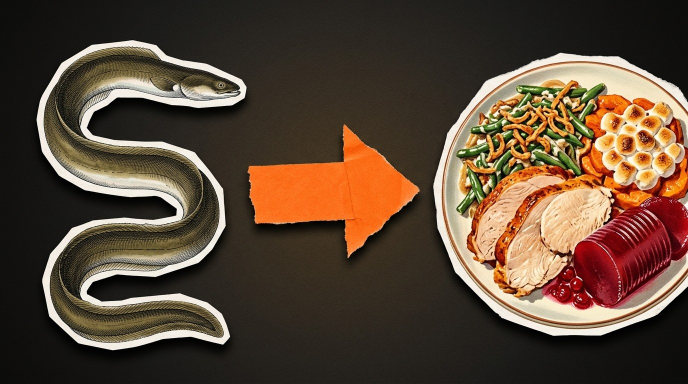
#> input picture projects/Thanksgiving/thumbnail/flow_eel_plate.jpg, 1376 x 768 px (shown at 1/2 size)
$ python make_thumb.py
#> lines starting #> are read from the running program, lines starting #| are printed output that depends on the picture; after the words box and inside, x2 and y2 are one past the last pixel; in counts of white or black regions, pixels touching at a corner belong together
"""Split-colour thumbnail: the Flow eel->plate image cut out (mask.png) over teal (left) and coral (right) desks."""
import cv2,numpy as np
im=cv2.imread('flow_eel_plate.jpg').astype(np.float32); m=cv2.imread('mask.png',0).astype(np.float32)/255
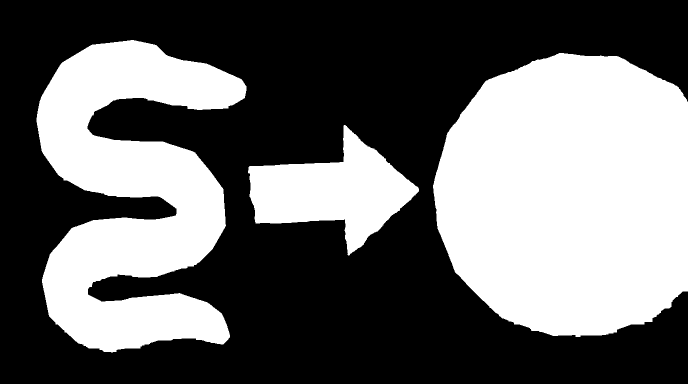
#> input picture projects/Thanksgiving/thumbnail/mask.png, 1376 x 768 px (shown at 1/2 size)
#> after `m = cv2.imread('mask.png', 0).astype(np.float32) / 255`: m: shape (768, 1376) float32; values 0 (black) and 1 (white), 41.1% white; 3 white regions, box (x1, y1, x2, y2) and area: (866, 106, 1376, 674) 239537, (73, 80, 493, 705) 153119, (496, 250, 838, 511) 42035
h,w=m.shape; a=cv2.GaussianBlur(m,(3,3),0)
#> after `h, w = m.shape`: h = 768; w = 1376
yy,xx=np.mgrid[0:h,0:w].astype(np.float32)
def hexbgr(x): x=x.lstrip('#'); return np.array([int(x[4:6],16),int(x[2:4],16),int(x[0:2],16)],np.float32)
def grad(c,e):
    r=np.clip(np.sqrt(((xx-w/2)/(w*0.7))**2+((yy-h/2)/(h*0.7))**2),0,1)[...,None]; return c*(1-r)+e*r
teal=grad(hexbgr('#2A7A72'),hexbgr('#113532'))
grid=((xx%40<1.5)|(yy%40<1.5)).astype(np.float32)[...,None]*0.10+((xx%200<2.5)|(yy%200<2.5)).astype(np.float32)[...,None]*0.08
teal=teal*(1-grid)+hexbgr('#BDF5EC')*grid
coral=grad(hexbgr('#C4554A'),hexbgr('#5A1F1A'))+((np.sin(xx*1.7)+np.sin(yy*1.9))*3)[...,None]+np.random.default_rng(3).normal(0,4,(h,w,1))
arrow=((m>0.5)&(xx>470)&(xx<870)).astype(np.uint8)
#> arrow: shape (768, 1376); values 0 (black) and 1 (white), 4.1% white; 3 white regions, box (x1, y1, x2, y2) and area: (496, 250, 838, 511) 42035, (471, 153, 493, 207) 866, (866, 357, 870, 402) 103
ring=cv2.GaussianBlur((cv2.dilate(arrow,np.ones((7,7),np.uint8))-arrow).astype(np.float32),(0,0),1.2)
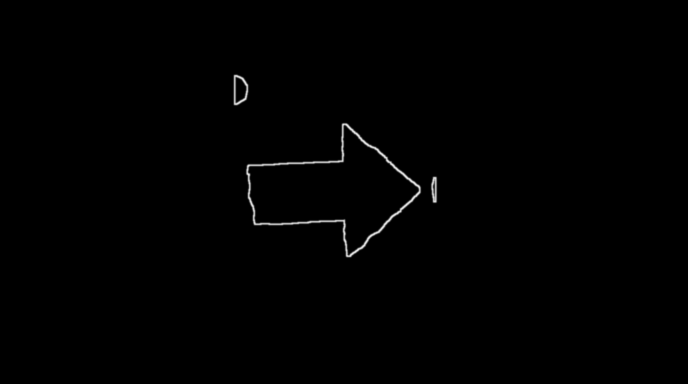
#> ring: shape (768, 1376) float32 (shown at 1/2 size); min 0, max 0.939, mean 0.00434
def make(split,name):
#> called with name = 'thumb_A_vertical.jpg'
    s=cv2.GaussianBlur(split.astype(np.float32),(0,0),1.2)[...,None]
    bg=teal*(1-s)+coral*s
    sh=np.roll(cv2.GaussianBlur(m,(0,0),14),(16,12),(0,1)); sh2=np.roll(cv2.GaussianBlur(m,(0,0),3),(4,3),(0,1))
#> after `sh = np.roll(cv2.GaussianBlur(m, (0, 0), 14), (16, 12), (0, 1))`:
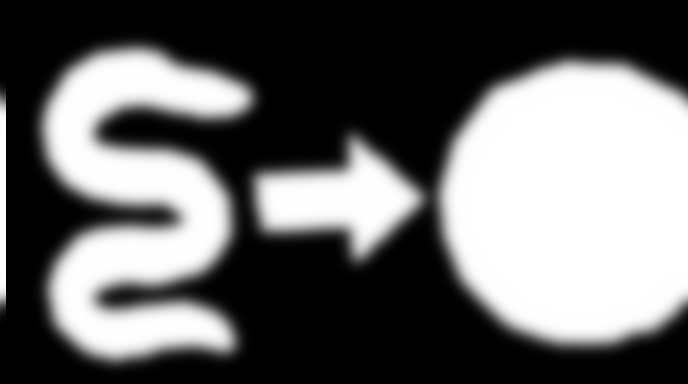
#> sh: shape (768, 1376) float32 (shown at 1/2 size); min 0, max 1, mean 0.411
    bg=bg*(1-0.45*sh[...,None])*(1-0.3*sh2[...,None])
    bg=bg*(1-0.6*ring[...,None])+hexbgr('#0D0C09')*0.6*ring[...,None]
    out=np.clip(bg*(1-a[...,None])+im*a[...,None],0,255).astype(np.uint8)
    big=cv2.resize(out,(1920,1080),interpolation=cv2.INTER_CUBIC); cv2.imwrite(name.replace('.jpg','_1920.png'),big); out=cv2.resize(out,(1280,720),interpolation=cv2.INTER_AREA); cv2.imwrite(name,out,[cv2.IMWRITE_JPEG_QUALITY,95]); return out
A=make(xx>w*0.5,'thumb_A_vertical.jpg')
B=make(xx>w*0.5+(yy-h/2)*0.35,'thumb_B_diagonal.jpg')
#> call 2 of make, with name = 'thumb_B_diagonal.jpg'
#> in make (call 2), `bg=bg*(1-0.45*sh[...,None])*(1-0.3*sh2[...,None])`:
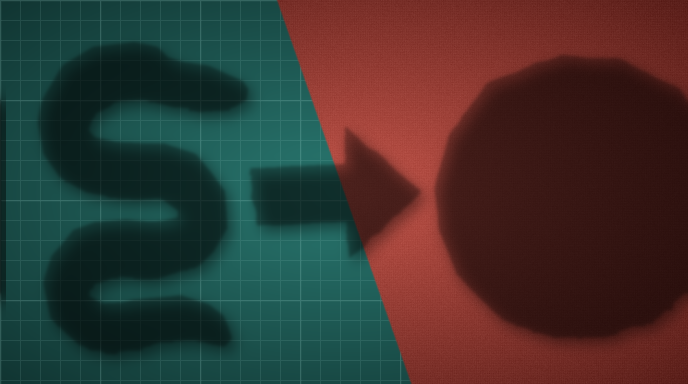
#> bg: shape (768, 1376, 3) float64 (shown at 1/2 size); mean of channels 0, 1, 2 47.9, 52.6, 59.4; drawn as B, G, R
#> in make (call 2), `out = cv2.resize(out, (1280, 720), interpolation=cv2.INTER_AREA)`:
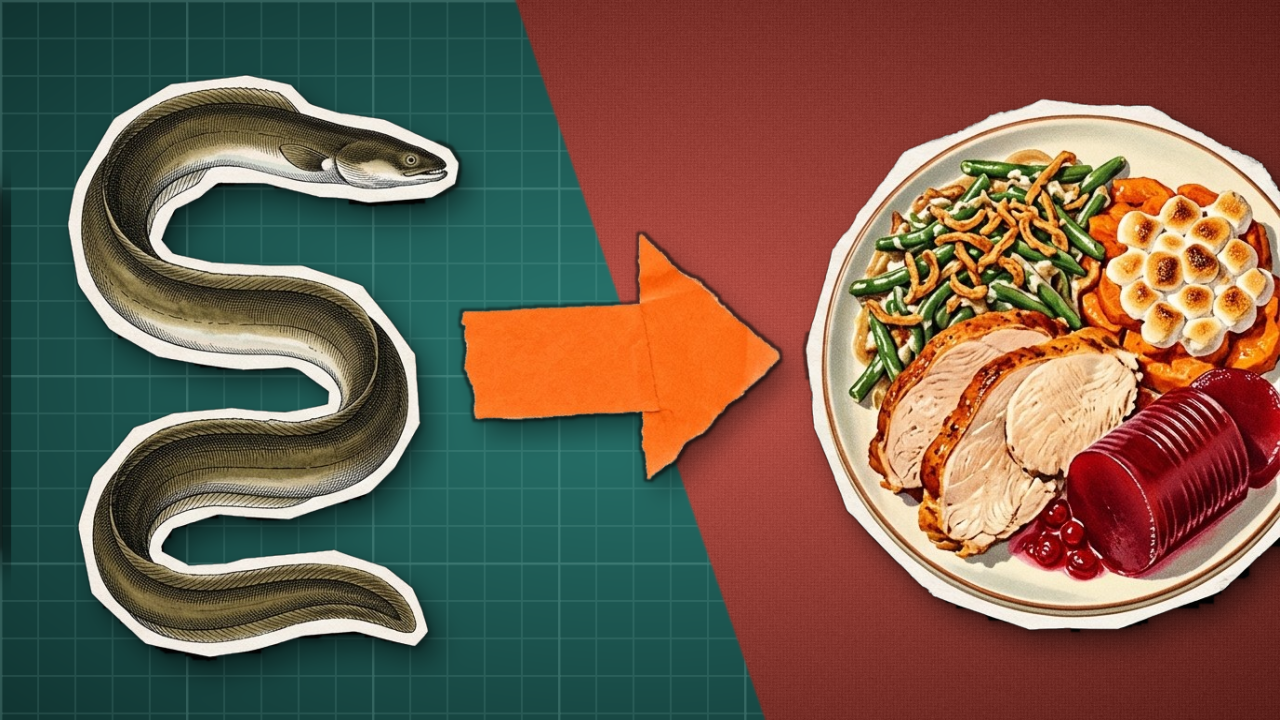
#> out: shape (720, 1280, 3); mean of channels 0, 1, 2 75.5, 92.9, 113.4; drawn as B, G, R
small=lambda x: cv2.resize(x,(320,180),interpolation=cv2.INTER_AREA)
row2=np.zeros((180,2560,3),np.uint8); row2[:,0:320]=small(A); row2[:,1280:1600]=small(B)
#> after `row2[:, 1280:1600] = small(B)`:
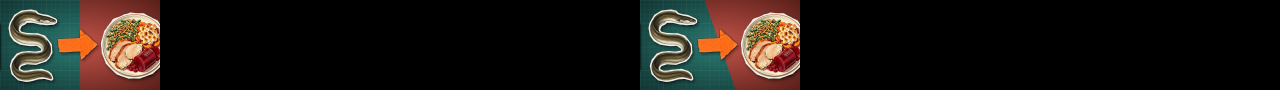
#> row2: shape (180, 2560, 3) (shown at 1/2 size); mean of channels 0, 1, 2 18.9, 23.2, 28.3; drawn as B, G, R
cv2.imwrite('thumb_compare.jpg',np.vstack([np.hstack([A,B]),row2]))
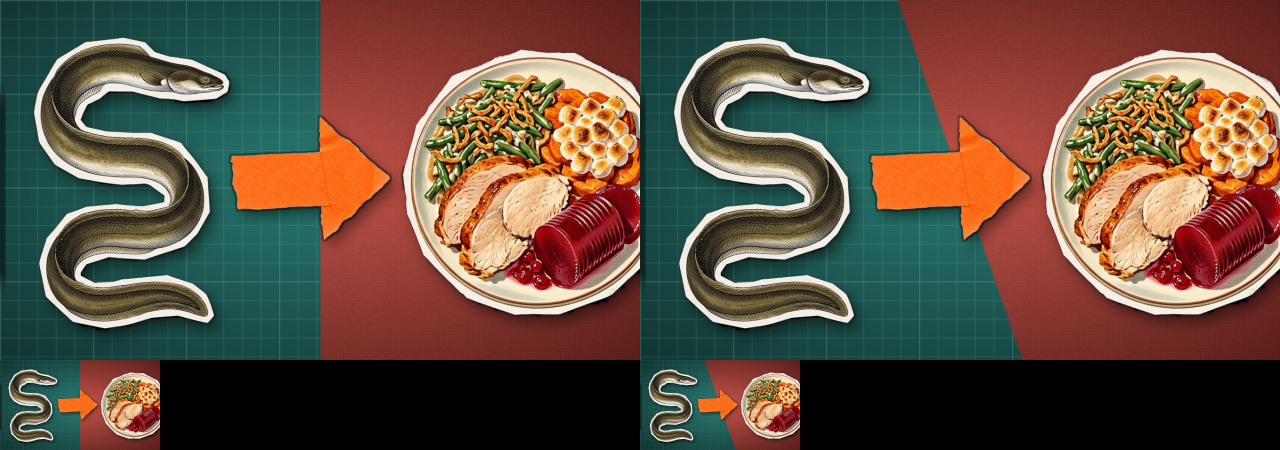
#> saved as thumb_compare.jpg: shape (900, 2560, 3) (shown at 1/2 size); mean B, G, R 64.2, 79, 96.3
